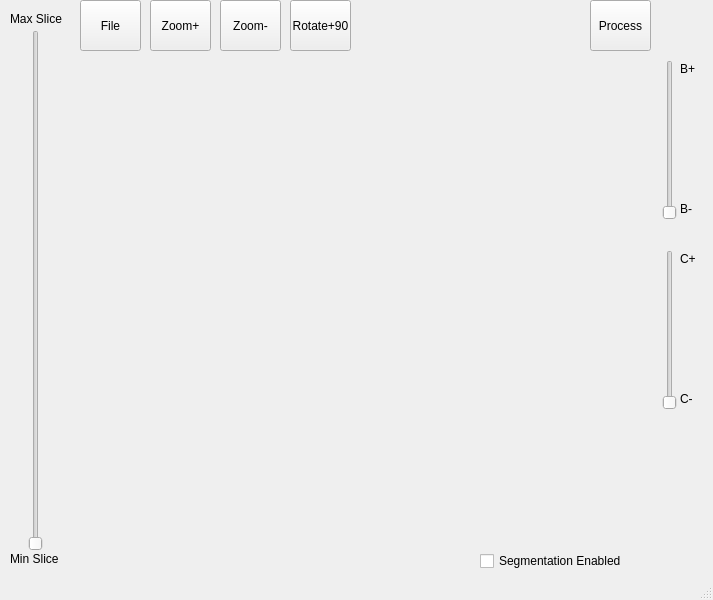
<?xml version="1.0" encoding="UTF-8"?>
<ui version="4.0">
 <class>MainWindow</class>
 <widget class="QMainWindow" name="MainWindow">
  <property name="geometry">
   <rect>
    <x>0</x>
    <y>0</y>
    <width>713</width>
    <height>600</height>
   </rect>
  </property>
  <property name="windowTitle">
   <string>MainWindow</string>
  </property>
  <widget class="QWidget" name="centralwidget">
   <widget class="QWidget" name="horizontalLayoutWidget">
    <property name="geometry">
     <rect>
      <x>0</x>
      <y>30</y>
      <width>71</width>
      <height>521</height>
     </rect>
    </property>
    <layout class="QHBoxLayout" name="horizontalLayout">
     <item>
      <widget class="QSlider" name="verticalSlider">
       <property name="orientation">
        <enum>Qt::Vertical</enum>
       </property>
      </widget>
     </item>
    </layout>
   </widget>
   <widget class="QLabel" name="label">
    <property name="geometry">
     <rect>
      <x>10</x>
      <y>10</y>
      <width>58</width>
      <height>18</height>
     </rect>
    </property>
    <property name="text">
     <string>Max Slice</string>
    </property>
   </widget>
   <widget class="QLabel" name="label_2">
    <property name="geometry">
     <rect>
      <x>10</x>
      <y>550</y>
      <width>58</width>
      <height>18</height>
     </rect>
    </property>
    <property name="text">
     <string>Min Slice</string>
    </property>
   </widget>
   <widget class="QCheckBox" name="checkBox">
    <property name="geometry">
     <rect>
      <x>480</x>
      <y>550</y>
      <width>171</width>
      <height>22</height>
     </rect>
    </property>
    <property name="text">
     <string>Segmentation Enabled</string>
    </property>
   </widget>
   <widget class="QToolButton" name="toolButton">
    <property name="geometry">
     <rect>
      <x>80</x>
      <y>0</y>
      <width>61</width>
      <height>51</height>
     </rect>
    </property>
    <property name="text">
     <string>File</string>
    </property>
   </widget>
   <widget class="QToolButton" name="toolButton_4">
    <property name="geometry">
     <rect>
      <x>150</x>
      <y>0</y>
      <width>61</width>
      <height>51</height>
     </rect>
    </property>
    <property name="text">
     <string>Zoom+</string>
    </property>
   </widget>
   <widget class="QToolButton" name="toolButton_5">
    <property name="geometry">
     <rect>
      <x>220</x>
      <y>0</y>
      <width>61</width>
      <height>51</height>
     </rect>
    </property>
    <property name="text">
     <string>Zoom-</string>
    </property>
   </widget>
   <widget class="QSlider" name="verticalSlider_2">
    <property name="geometry">
     <rect>
      <x>660</x>
      <y>60</y>
      <width>20</width>
      <height>160</height>
     </rect>
    </property>
    <property name="orientation">
     <enum>Qt::Vertical</enum>
    </property>
   </widget>
   <widget class="QSlider" name="verticalSlider_3">
    <property name="geometry">
     <rect>
      <x>660</x>
      <y>250</y>
      <width>20</width>
      <height>160</height>
     </rect>
    </property>
    <property name="orientation">
     <enum>Qt::Vertical</enum>
    </property>
   </widget>
   <widget class="QToolButton" name="toolButton_6">
    <property name="geometry">
     <rect>
      <x>290</x>
      <y>0</y>
      <width>61</width>
      <height>51</height>
     </rect>
    </property>
    <property name="text">
     <string>Rotate+90</string>
    </property>
   </widget>
   <widget class="QToolButton" name="toolButton_7">
    <property name="geometry">
     <rect>
      <x>590</x>
      <y>0</y>
      <width>61</width>
      <height>51</height>
     </rect>
    </property>
    <property name="text">
     <string>Process</string>
    </property>
   </widget>
   <widget class="QLabel" name="label_3">
    <property name="geometry">
     <rect>
      <x>680</x>
      <y>250</y>
      <width>58</width>
      <height>18</height>
     </rect>
    </property>
    <property name="text">
     <string>C+</string>
    </property>
   </widget>
   <widget class="QLabel" name="label_4">
    <property name="geometry">
     <rect>
      <x>680</x>
      <y>390</y>
      <width>58</width>
      <height>18</height>
     </rect>
    </property>
    <property name="text">
     <string>C-</string>
    </property>
   </widget>
   <widget class="QLabel" name="label_5">
    <property name="geometry">
     <rect>
      <x>680</x>
      <y>60</y>
      <width>58</width>
      <height>18</height>
     </rect>
    </property>
    <property name="text">
     <string>B+</string>
    </property>
   </widget>
   <widget class="QLabel" name="label_6">
    <property name="geometry">
     <rect>
      <x>680</x>
      <y>200</y>
      <width>58</width>
      <height>18</height>
     </rect>
    </property>
    <property name="text">
     <string>B-</string>
    </property>
   </widget>
   <widget class="QLabel" name="label_7">
    <property name="geometry">
     <rect>
      <x>80</x>
      <y>80</y>
      <width>551</width>
      <height>441</height>
     </rect>
    </property>
    <property name="text">
     <string/>
    </property>
   </widget>
  </widget>
  <widget class="QStatusBar" name="statusbar"/>
 </widget>
 <resources/>
 <connections/>
</ui>
